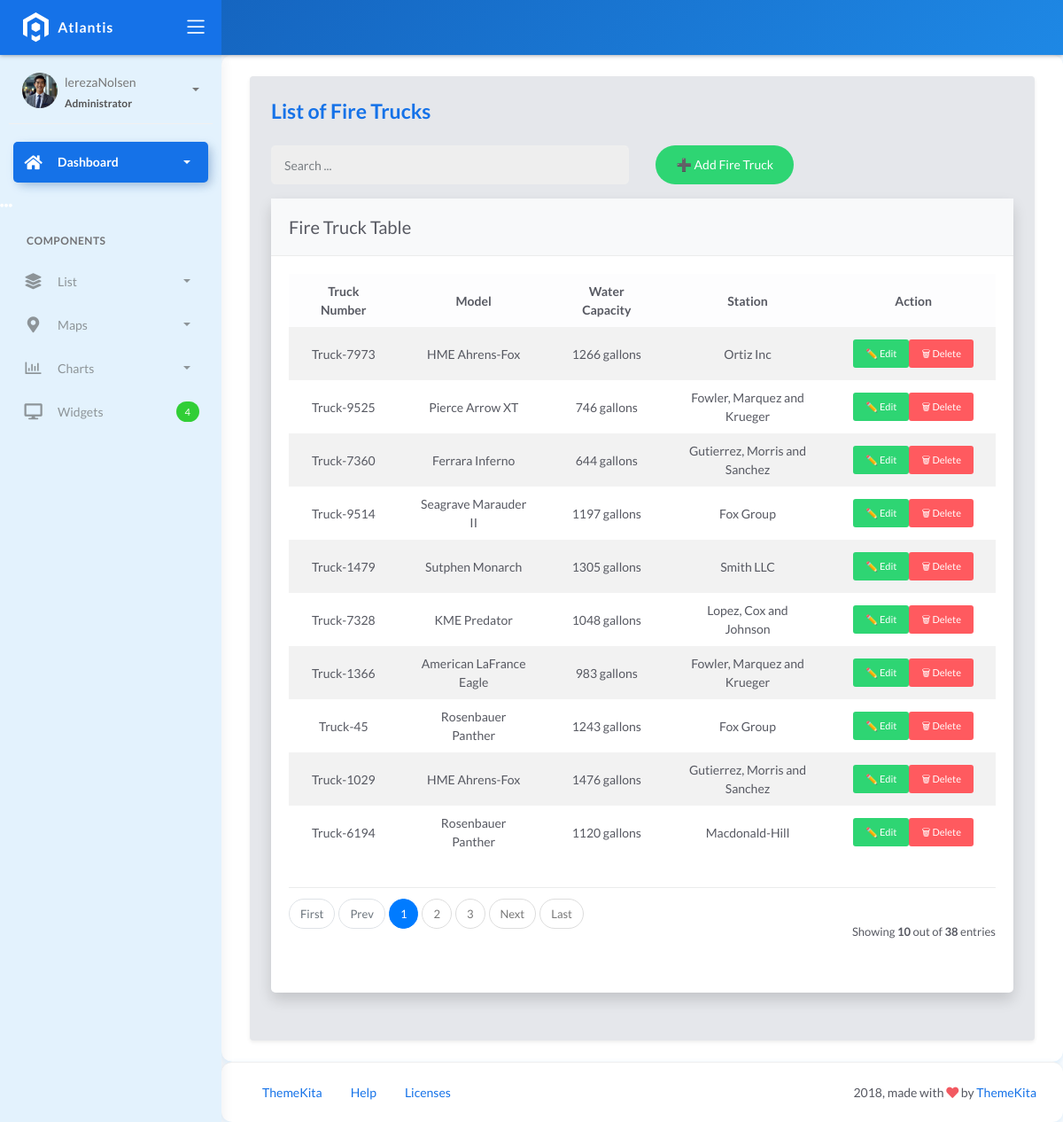
Page /firetrucks/ on the earlier database version.
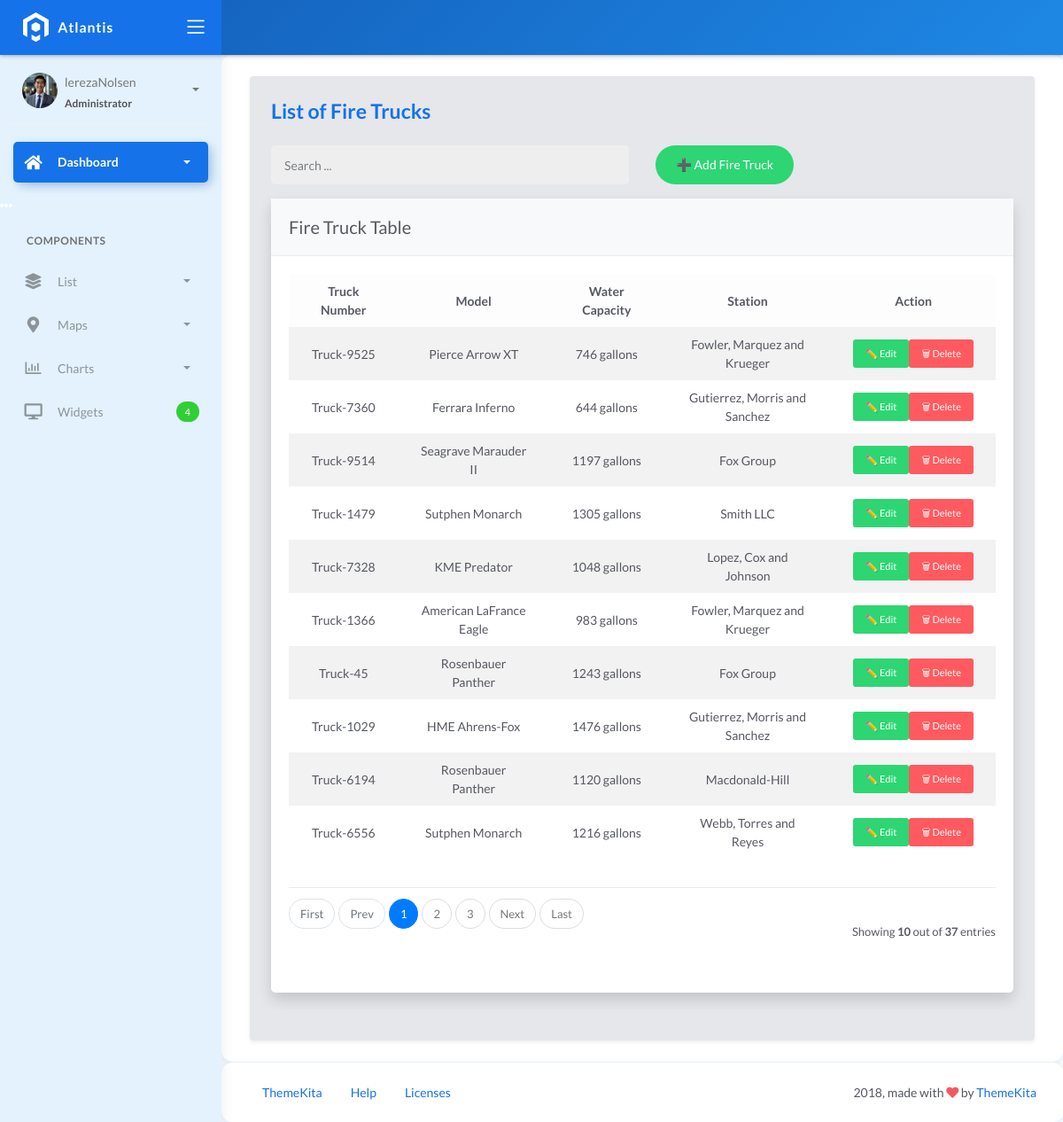
Same page on the later database version.
### fire/models.py (models this page shows, shortened)
class BaseModel(models.Model):
    created_at = models.DateTimeField(auto_now_add=True, db_index=True)
    updated_at = models.DateTimeField(auto_now=True)
    class Meta:
        abstract = True

class FireTruck(BaseModel):
    truck_number = models.CharField(max_length=150)
    model = models.CharField(max_length=150)
    capacity = models.CharField(max_length=150)  # water
    station = models.ForeignKey(FireStation, on_delete=models.CASCADE)

class FireStation(BaseModel):
    name = models.CharField(max_length=150)
    latitude = models.DecimalField(
        max_digits=22, decimal_places=16, null=True, blank=True)
    longitude = models.DecimalField(
        max_digits=22, decimal_places=16, null=True, blank=True)
    address = models.CharField(max_length=150)
    city = models.CharField(max_length=150)  # can be in separate table
    country = models.CharField(max_length=150)  # can be in separate table
    def __str__(self):
        return self.name

### fire/views.py (the view, shortened to what this page needs)
# urls.py: path('firetrucks/', FireTruckList.as_view(), name='firetruck-list'),
class FireTruckList(ListView):
    model = FireTruck
    template_name = 'firetruck_list.html'
    context_object_name = 'firetrucks'
    paginate_by = 10
    def get_queryset(self, *args, **kwargs):
        qs = super().get_queryset(*args, **kwargs)
        query = self.request.GET.get("q")
        return qs

### templates/firetruck_list.html (shortened to what this page needs)
{% extends 'base.html' %}
{% load static %}
{% block content %}
<div class="content">
  <div class="page-inner">
    <div class="container custom-container p-4 rounded shadow-sm">
      <h4 class="page-title text-primary mb-4">List of Fire Trucks</h4>
      <div class="row mb-3">
        <div class="col-md-6">
          <form class="navbar-left navbar-form nav-search" action="{% url 'firetruck-list' %}">
            <div class="input-group">
              <input type="text" placeholder="Search ..." class="form-control" name="q" />
              <div class="input-group-append">
                <span class="input-group-text">
                </span>
              </div>
            </div>
          </form>
        </div>
        <div class="col-md-6 text-end">
          <a href="{% url 'firetruck-add' %}" class="btn btn-green btn-rounded">➕ Add Fire Truck</a>
        </div>
      </div>
      <div class="card border-0 shadow rounded-4">
        <div class="card-header bg-light text-dark border-bottom rounded-top-4">
          <div class="card-title mb-0 fw-semibold">Fire Truck Table</div>
        </div>
        <div class="card-body">
          <div class="table-responsive">
            <table class="table table-striped table-hover align-middle text-center">
              <thead class="table-light">
                <tr>
                  <th>Truck Number</th>
                  <th>Model</th>
                  <th>Water Capacity</th>
                  <th>Station</th>
                  <th>Action</th>
                </tr>
              </thead>
              <tbody>
                {% for object in object_list %}
                <tr>
                  <td>{{ object.truck_number }}</td>
                  <td>{{ object.model }}</td>
                  <td>{{ object.capacity }}</td>
                  <td>{{ object.station }}</td>
                  <td>
                    <div class="d-flex justify-content-center gap-2">
                      <a href="{% url 'firetruck-update' object.pk %}" class="btn btn-sm btn-green">✏️ Edit</a>
                      <a href="{% url 'firetruck-delete' object.pk %}" class="btn btn-sm btn-red">🗑 Delete</a>
                    </div>
                  </td>
                </tr>
                {% empty %}
                <tr>
                  <td colspan="5" class="text-center text-muted py-4">
                    <strong>No Records Found</strong>
                  </td>
                </tr>
                {% endfor %}
              </tbody>
            </table>
          </div>
          {% include 'includes/pagination.html' %}
        </div>
      </div>
    </div>
  </div>
</div>
{% endblock %}

Differences in the rows shown:
removed FireTruck: truck_number "Truck-7973", model "HME Ahrens-Fox", capacity "1266 gallons", station "Ortiz Inc"
now on this page (row unchanged): FireTruck: truck_number "Truck-6556", model "Sutphen Monarch", capacity "1216 gallons", station "Webb, Torres and Reyes"
Other differences:
{{ paginator.count }}: "38" → "37"
